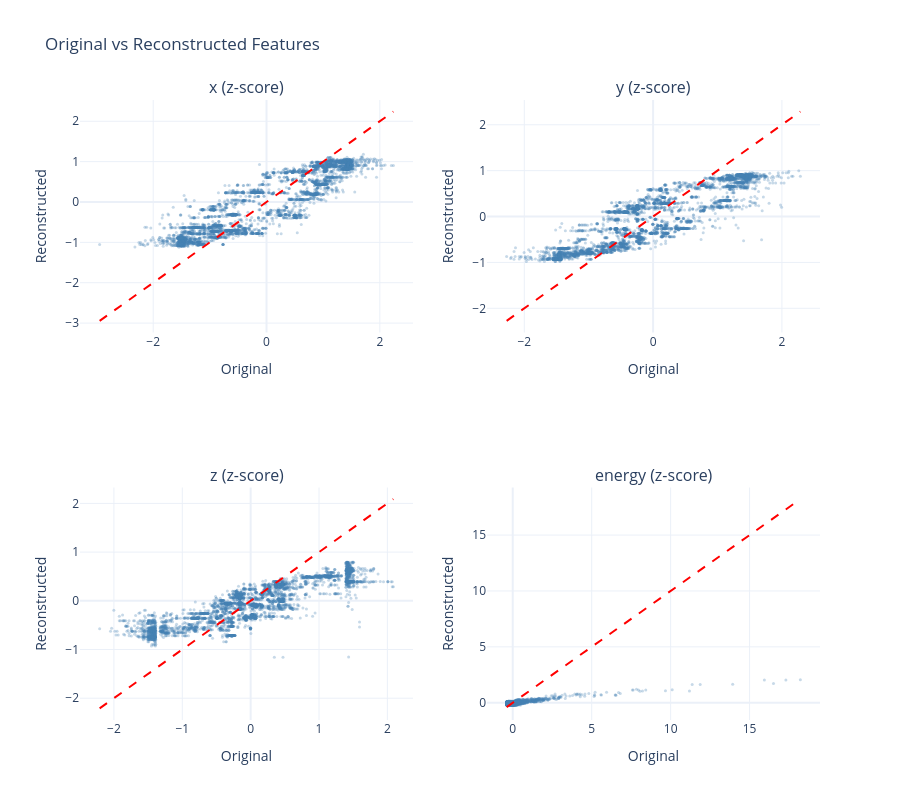

The notebook cell this image was saved under:
### Markdown cell above
---
# 1. Reconstruction Quality Analysis

Evaluate how well the VQ-VAE reconstructs calorimeter hits.

### Code cell
def plot_original_vs_reconstructed(results, n_samples=5000):
    """
    create scatter plots comparing original vs reconstructed values.
    shows diagonal reference line for perfect reconstruction.
    """
    ### collect flattened valid hits
    x_orig_all, x_reco_all = [], []
    
    for i in range(len(results["x_original"])):
        mask = results["masks"][i].flatten() == 1
        x_orig_all.append(results["x_original"][i].reshape(-1, 4)[mask])
        x_reco_all.append(results["x_reco"][i].reshape(-1, 4)[mask])
    
    x_orig = np.vstack(x_orig_all)
    x_reco = np.vstack(x_reco_all)
    
    ### subsample for visualization
    if len(x_orig) > n_samples:
        idx = np.random.choice(len(x_orig), n_samples, replace=False)
        x_orig = x_orig[idx]
        x_reco = x_reco[idx]
    
    fig = make_subplots(rows=2, cols=2, subplot_titles=FEATURE_NAMES)
    
    for i in range(4):
        row, col = (i // 2) + 1, (i % 2) + 1
        
        ### scatter plot
        fig.add_trace(
            go.Scatter(
                x=x_orig[:, i], y=x_reco[:, i],
                mode='markers',
                marker=dict(size=3, opacity=0.3, color='steelblue'),
                name=FEATURE_NAMES[i],
                showlegend=False
            ),
            row=row, col=col
        )
        
        ### add diagonal reference line
        min_val = min(x_orig[:, i].min(), x_reco[:, i].min())
        max_val = max(x_orig[:, i].max(), x_reco[:, i].max())
        fig.add_trace(
            go.Scatter(
                x=[min_val, max_val], y=[min_val, max_val],
                mode='lines',
                line=dict(color='red', dash='dash'),
                showlegend=False
            ),
            row=row, col=col
        )
        
        fig.update_xaxes(title_text="Original", row=row, col=col)
        fig.update_yaxes(title_text="Reconstructed", row=row, col=col)
    
    fig.update_layout(
        title="Original vs Reconstructed Features",
        height=800, width=900,
        template="plotly_white"
    )
    
    fig.show()
    fig.write_html(OUTPUT_DIR / "original_vs_reconstructed.html")

plot_original_vs_reconstructed(results)

### Figure 1 — Plotly figure (JSON) as saved in the notebook; plotly's stock layout.template omitted (floating-point values rounded to 4 significant figures; data arrays with more than 128 entries replaced by an {"elided": "..."} marker saying what was removed)
{"data": [{"marker": {"color": "steelblue", "opacity": 0.3, "size": 3}, "mode": "markers", "name": "x (z-score)", "showlegend": false, "type": "scatter", "x": {"elided": "5000 float values"}, "xaxis": "x", "y": {"elided": "5000 float values"}, "yaxis": "y"}, {"line": {"color": "red", "dash": "dash"}, "mode": "lines", "showlegend": false, "type": "scatter", "x": [-2.945, 2.239], "xaxis": "x", "y": [-2.945, 2.239], "yaxis": "y"}, {"marker": {"color": "steelblue", "opacity": 0.3, "size": 3}, "mode": "markers", "name": "y (z-score)", "showlegend": false, "type": "scatter", "x": {"elided": "5000 float values"}, "xaxis": "x2", "y": {"elided": "5000 float values"}, "yaxis": "y2"}, {"line": {"color": "red", "dash": "dash"}, "mode": "lines", "showlegend": false, "type": "scatter", "x": [-2.274, 2.286], "xaxis": "x2", "y": [-2.274, 2.286], "yaxis": "y2"}, {"marker": {"color": "steelblue", "opacity": 0.3, "size": 3}, "mode": "markers", "name": "z (z-score)", "showlegend": false, "type": "scatter", "x": {"elided": "5000 float values"}, "xaxis": "x3", "y": {"elided": "5000 float values"}, "yaxis": "y3"}, {"line": {"color": "red", "dash": "dash"}, "mode": "lines", "showlegend": false, "type": "scatter", "x": [-2.209, 2.088], "xaxis": "x3", "y": [-2.209, 2.088], "yaxis": "y3"}, {"marker": {"color": "steelblue", "opacity": 0.3, "size": 3}, "mode": "markers", "name": "energy (z-score)", "showlegend": false, "type": "scatter", "x": {"elided": "5000 float values"}, "xaxis": "x4", "y": {"elided": "5000 float values"}, "yaxis": "y4"}, {"line": {"color": "red", "dash": "dash"}, "mode": "lines", "showlegend": false, "type": "scatter", "x": [-0.386, 18.22], "xaxis": "x4", "y": [-0.386, 18.22], "yaxis": "y4"}], "layout": {"annotations": [{"font": {"size": 16}, "showarrow": false, "text": "x (z-score)", "x": 0.225, "xanchor": "center", "xref": "paper", "y": 1, "yanchor": "bottom", "yref": "paper"}, {"font": {"size": 16}, "showarrow": false, "text": "y (z-score)", "x": 0.775, "xanchor": "center", "xref": "paper", "y": 1, "yanchor": "bottom", "yref": "paper"}, {"font": {"size": 16}, "showarrow": false, "text": "z (z-score)", "x": 0.225, "xanchor": "center", "xref": "paper", "y": 0.375, "yanchor": "bottom", "yref": "paper"}, {"font": {"size": 16}, "showarrow": false, "text": "energy (z-score)", "x": 0.775, "xanchor": "center", "xref": "paper", "y": 0.375, "yanchor": "bottom", "yref": "paper"}], "height": 800, "title": {"text": "Original vs Reconstructed Features"}, "width": 900, "xaxis": {"anchor": "y", "domain": [0, 0.45], "title": {"text": "Original"}}, "xaxis2": {"anchor": "y2", "domain": [0.55, 1], "title": {"text": "Original"}}, "xaxis3": {"anchor": "y3", "domain": [0, 0.45], "title": {"text": "Original"}}, "xaxis4": {"anchor": "y4", "domain": [0.55, 1], "title": {"text": "Original"}}, "yaxis": {"anchor": "x", "domain": [0.625, 1], "title": {"text": "Reconstructed"}}, "yaxis2": {"anchor": "x2", "domain": [0.625, 1], "title": {"text": "Reconstructed"}}, "yaxis3": {"anchor": "x3", "domain": [0, 0.375], "title": {"text": "Reconstructed"}}, "yaxis4": {"anchor": "x4", "domain": [0, 0.375], "title": {"text": "Reconstructed"}}}}
